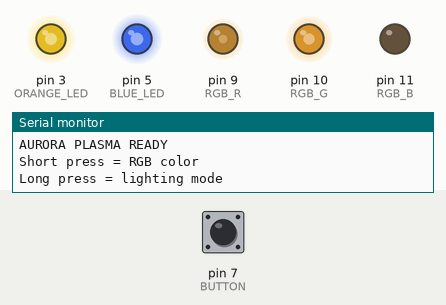
The sketch below on a simulated Arduino Uno, built with avr-gcc and run on an emulated ATmega328P. Shown: output pins drawn as LEDs (lit = HIGH), the last lines printed to the serial monitor. Dashed ring = blinking. Inputs (shaded band) come from the test bench; at power-on: pin 7 (BUTTON) HIGH.

Above: at 1.4 s.
1.5 s: pin 7 (BUTTON) pulled LOW for 1 s
At 3.08 s:
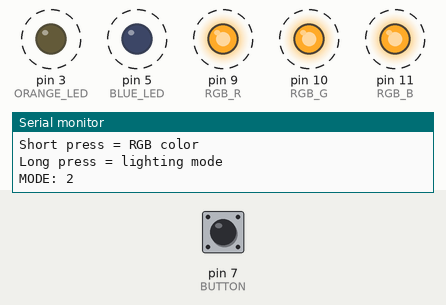
5.5 s: pin 7 (BUTTON) pulled LOW for 0.15 s
At 6.58 s:
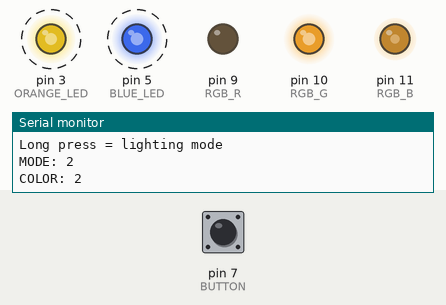
8.5 s: pin 7 (BUTTON) pulled LOW for 0.15 s
11.6 s: pin 7 (BUTTON) pulled LOW for 3.2 s
16.3 s: pin 7 (BUTTON) pulled LOW for 0.15 s
At 16.71 s:
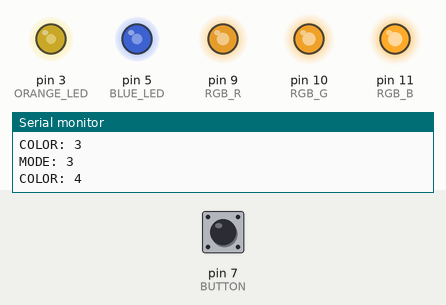
19.4 s: pin 7 (BUTTON) pulled LOW for 1 s
At 20.4 s:
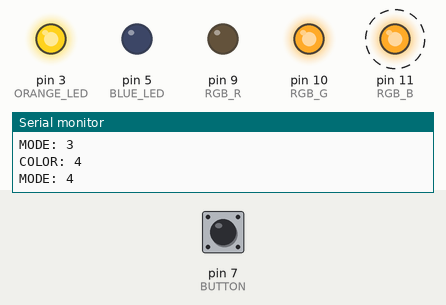
Timing chart, 0 to 23.4 s (numbered marks = the images above; inputs shaded):
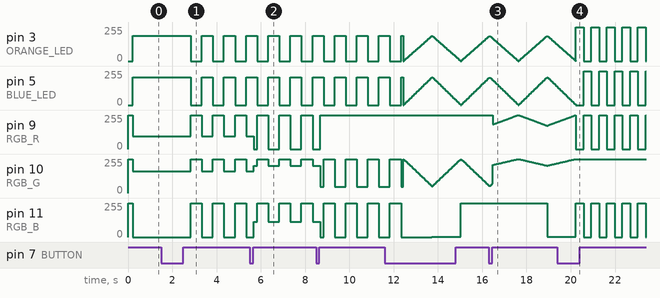

The sketch:

Glow_Stick.ino
```cpp
const byte ORANGE_LED = 3;
const byte BLUE_LED = 5;
const byte BUTTON = 7;

const byte RGB_R = 9;
const byte RGB_G = 10;
const byte RGB_B = 11;

// RGB colors tuned to complement orange + blue
const byte COLORS[][3] = {
  {160,  90, 255}, // Electric Violet
  {255,  50, 140}, // Neon Magenta
  {  0, 207, 255}, // Arctic Cyan
  { 80,  50, 255}, // Royal Indigo
  {255, 100,  64}, // Sunset Coral
  {255, 215, 160}  // Warm White
};

const byte COLOR_COUNT =
  sizeof(COLORS) / sizeof(COLORS[0]);

byte colorIndex = 0;
byte mode = 0;

const unsigned long DEBOUNCE_MS = 35;
const unsigned long LONG_PRESS_MS = 800;
const unsigned long COLOR_STEP_MS = 2500;

int idleState;
int rawPrevious;
int stableState;

bool longHandled = false;

unsigned long lastChange = 0;
unsigned long pressStarted = 0;
unsigned long modeStarted = 0;
unsigned long cycleStarted = 0;

// Scale brightness (0–255)
byte scaleBrightness(byte value, byte level) {
  return (uint16_t)value * level / 255;
}

// Common-anode RGB uses inverted PWM
void setRGB(byte r, byte g, byte b) {
  analogWrite(RGB_R, 255 - r);
  analogWrite(RGB_G, 255 - g);
  analogWrite(RGB_B, 255 - b);
}

// Fixed-color LEDs
void setAccentLights(byte orangeLevel,
                     byte blueLevel) {
  analogWrite(ORANGE_LED, orangeLevel);
  analogWrite(BLUE_LED, blueLevel);
}

void showSelectedRGB(byte brightness) {
  setRGB(
    scaleBrightness(COLORS[colorIndex][0], brightness),
    scaleBrightness(COLORS[colorIndex][1], brightness),
    scaleBrightness(COLORS[colorIndex][2], brightness)
  );
}

void showAll(byte brightness) {
  setAccentLights(
    scaleBrightness(190, brightness),
    scaleBrightness(210, brightness)
  );

  showSelectedRGB(brightness);
}

// Linear interpolation between two PWM values
byte blendChannel(byte from, byte to,
                  unsigned long progress,
                  unsigned long duration) {
  long delta = (long)to - (long)from;
  long result = (long)from +
                delta * (long)progress / (long)duration;

  return (byte)constrain(result, 0L, 255L);
}

// Smoothly blend to the next curated RGB color
void showAurora() {
  unsigned long elapsed = millis() - cycleStarted;

  unsigned long stepNumber =
    elapsed / COLOR_STEP_MS;

  unsigned long progress =
    elapsed % COLOR_STEP_MS;

  byte startIndex =
    (colorIndex + stepNumber) % COLOR_COUNT;

  byte nextIndex =
    (startIndex + 1) % COLOR_COUNT;

  byte r = blendChannel(
    COLORS[startIndex][0],
    COLORS[nextIndex][0],
    progress, COLOR_STEP_MS
  );

  byte g = blendChannel(
    COLORS[startIndex][1],
    COLORS[nextIndex][1],
    progress, COLOR_STEP_MS
  );

  byte b = blendChannel(
    COLORS[startIndex][2],
    COLORS[nextIndex][2],
    progress, COLOR_STEP_MS
  );

  // Keep the two physical accent LEDs on,
  // but softer so the RGB transition stands out.
  setAccentLights(130, 160);
  setRGB(r, g, b);
}

void nextMode() {
  mode = (mode + 1) % 5;

  modeStarted = millis();
  cycleStarted = millis();

  Serial.print("MODE: ");
  Serial.println(mode + 1);
}

void nextColor() {
  colorIndex = (colorIndex + 1) % COLOR_COUNT;
  cycleStarted = millis();

  Serial.print("COLOR: ");
  Serial.println(colorIndex + 1);
}

void checkButton() {
  unsigned long now = millis();
  int reading = digitalRead(BUTTON);

  if (reading != rawPrevious) {
    lastChange = now;
  }

  if (now - lastChange >= DEBOUNCE_MS) {
    if (reading != stableState) {
      stableState = reading;

      if (stableState != idleState) {
        pressStarted = now;
        longHandled = false;
      } else {
        if (!longHandled) {
          nextColor();
        }
      }
    }
  }

  if (stableState != idleState &&
      !longHandled &&
      now - pressStarted >= LONG_PRESS_MS) {
    nextMode();
    longHandled = true;
  }

  rawPrevious = reading;
}

void updateLights() {
  unsigned long elapsed = millis() - modeStarted;

  switch (mode) {

    case 0:
      // 1. CONSTANT
      showAll(255);
      break;

    case 1:
      // 2. BLINK — 500 ms ON / OFF
      showAll((elapsed / 500UL) % 2 == 0 ? 255 : 0);
      break;

    case 2: {
      // 3. BREATHING — 2600 ms cycle
      unsigned long phase = elapsed % 2600UL;

      byte brightness;

      if (phase < 1300UL) {
        brightness = phase * 255UL / 1300UL;
      } else {
        brightness =
          (2600UL - phase) * 255UL / 1300UL;
      }

      showAll(brightness);
      break;
    }

    case 3:
      // 4. POLICE SIREN BONUS
      if ((elapsed / 350UL) % 2 == 0) {
        setAccentLights(255, 0);
        setRGB(255, 0, 0);
      } else {
        setAccentLights(0, 255);
        setRGB(0, 0, 255);
      }
      break;

    case 4:
      // 5. AURORA COLOR CYCLE BONUS
      showAurora();
      break;
  }
}

void setup() {
  Serial.begin(9600);

  pinMode(ORANGE_LED, OUTPUT);
  pinMode(BLUE_LED, OUTPUT);

  pinMode(RGB_R, OUTPUT);
  pinMode(RGB_G, OUTPUT);
  pinMode(RGB_B, OUTPUT);

  // Your powered three-pin button module
  pinMode(BUTTON, INPUT);

  setAccentLights(0, 0);
  setRGB(0, 0, 0);

  // Button must be unpressed at startup.
  delay(200);

  idleState = digitalRead(BUTTON);
  rawPrevious = idleState;
  stableState = idleState;

  modeStarted = millis();
  cycleStarted = millis();

  Serial.println("AURORA PLASMA READY");
  Serial.println("Short press = RGB color");
  Serial.println("Long press = lighting mode");
}

void loop() {
  checkButton();
  updateLights();
}
```

Measured:
- after the input at 1.5 s, pin 3 (ORANGE_LED): alternates 190/255 for 0.50 s and 0/255 for 0.50 s, starting after 1.3 s; pin 5 (BLUE_LED): alternates 210/255 for 0.50 s and 0/255 for 0.50 s, starting after 1.3 s
- after the input at 16.3 s, pin 11 (RGB_B): stays 255/255 (without the input it goes to 1/255 after 0.03 s)
- after the input at 19.4 s, pin 10 (RGB_G): goes on until 20.2 s, then stays 255/255
